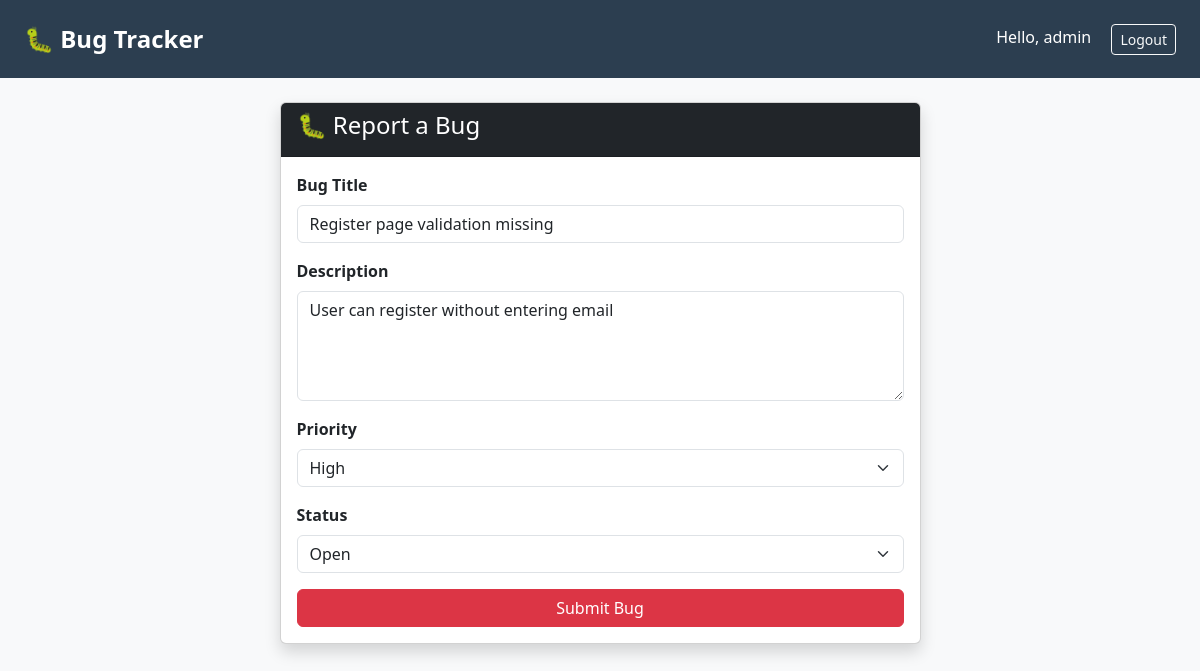
/bugs/update/2/ (signed in), run on the app's committed database.
### bugs/models.py (models this page shows, shortened)
class Bug(models.Model):
    PRIORITY_CHOICES = [
        ('High', 'High'),
        ('Medium', 'Medium'),
        ('Low', 'Low'),
    ]
    STATUS_CHOICES = [
        ('Open', 'Open'),
        ('In Progress', 'In Progress'),
        ('Resolved', 'Resolved'),
    ]
    title       = models.CharField(max_length=200)        # Bug title
    description = models.TextField()                       # Bug details
    priority    = models.CharField(max_length=10, choices=PRIORITY_CHOICES, default='Medium')
    status      = models.CharField(max_length=20, choices=STATUS_CHOICES, default='Open')
    created_by  = models.ForeignKey(User, on_delete=models.CASCADE)  # Who created it
    created_at  = models.DateTimeField(auto_now_add=True)  # Auto date/time

### bugs/views.py (the view)
# urls.py: path('update/<int:pk>/', views.bug_update, name='bug_update'),
@login_required
def bug_update(request, pk):
    bug = Bug.objects.get(id=pk)
    if request.method == 'POST':
        form = BugForm(request.POST, instance=bug)
        if form.is_valid():
            form.save()
            return redirect('bug_list')
    else:
        form = BugForm(instance=bug)
    return render(request, 'bugs/bug_form.html', {'form': form})

### bugs/forms.py
class BugForm(forms.ModelForm):
    class Meta:
        model = Bug
        fields = ['title', 'description', 'priority', 'status']
        widgets = {
            'title': forms.TextInput(attrs={'class': 'form-control'}),
            'description': forms.Textarea(attrs={'class': 'form-control', 'rows': 4}),
            'priority': forms.Select(attrs={'class': 'form-select'}),
            'status': forms.Select(attrs={'class': 'form-select'}),
        }

### bugs/templates/bugs/bug_form.html (shortened to what this page needs)
{% extends 'bugs/base.html' %}
{% block content %}
<div class="row justify-content-center">
    <div class="col-md-7">
        <div class="card shadow">
            <div class="card-header bg-dark text-white">
                <h4>🐛 Report a Bug</h4>
            </div>
            <div class="card-body">
                <form method="POST">
                    <div class="mb-3">
                        <label class="form-label fw-bold">Bug Title</label>
                        {{ form.title }}
                    </div>
                    <div class="mb-3">
                        <label class="form-label fw-bold">Description</label>
                        {{ form.description }}
                    </div>
                    <div class="mb-3">
                        <label class="form-label fw-bold">Priority</label>
                        {{ form.priority }}
                    </div>
                    <div class="mb-3">
                        <label class="form-label fw-bold">Status</label>
                        {{ form.status }}
                    </div>
                    <button type="submit" class="btn btn-danger w-100">
                        Submit Bug
                    </button>
                </form>
            </div>
        </div>
    </div>
</div>
{% endblock %}

### bugs/templates/bugs/base.html (shortened to what this page needs)
<!DOCTYPE html>
<html lang="en">
<head>
    <link href="https://cdn.jsdelivr.net/npm/bootstrap@5.3.0/dist/css/bootstrap.min.css" rel="stylesheet">
</head>
<body>
<nav class="navbar navbar-dark px-4 py-3">
    <span class="navbar-brand fw-bold fs-4">🐛 Bug Tracker</span>
    <div>
        <span class="text-white me-3">Hello, {{ request.user.username }}</span>
        <a href="/logout" class="btn btn-outline-light btn-sm">Logout</a>
    </div>
</nav>
<div class="container mt-4">
    {% block content %}
    {% endblock %}
</div>
</body>
</html>

### bugs/templates/bugs/base.html (style rules this page uses)
body { background-color: #f8f9fa; }
.navbar { background-color: #2c3e50; }

### data on the page
Bug: title "Register page validation missing", description "User can register without entering email", priority "High", status "Open"

### other printed values
{{ request.user.username }} "admin"
